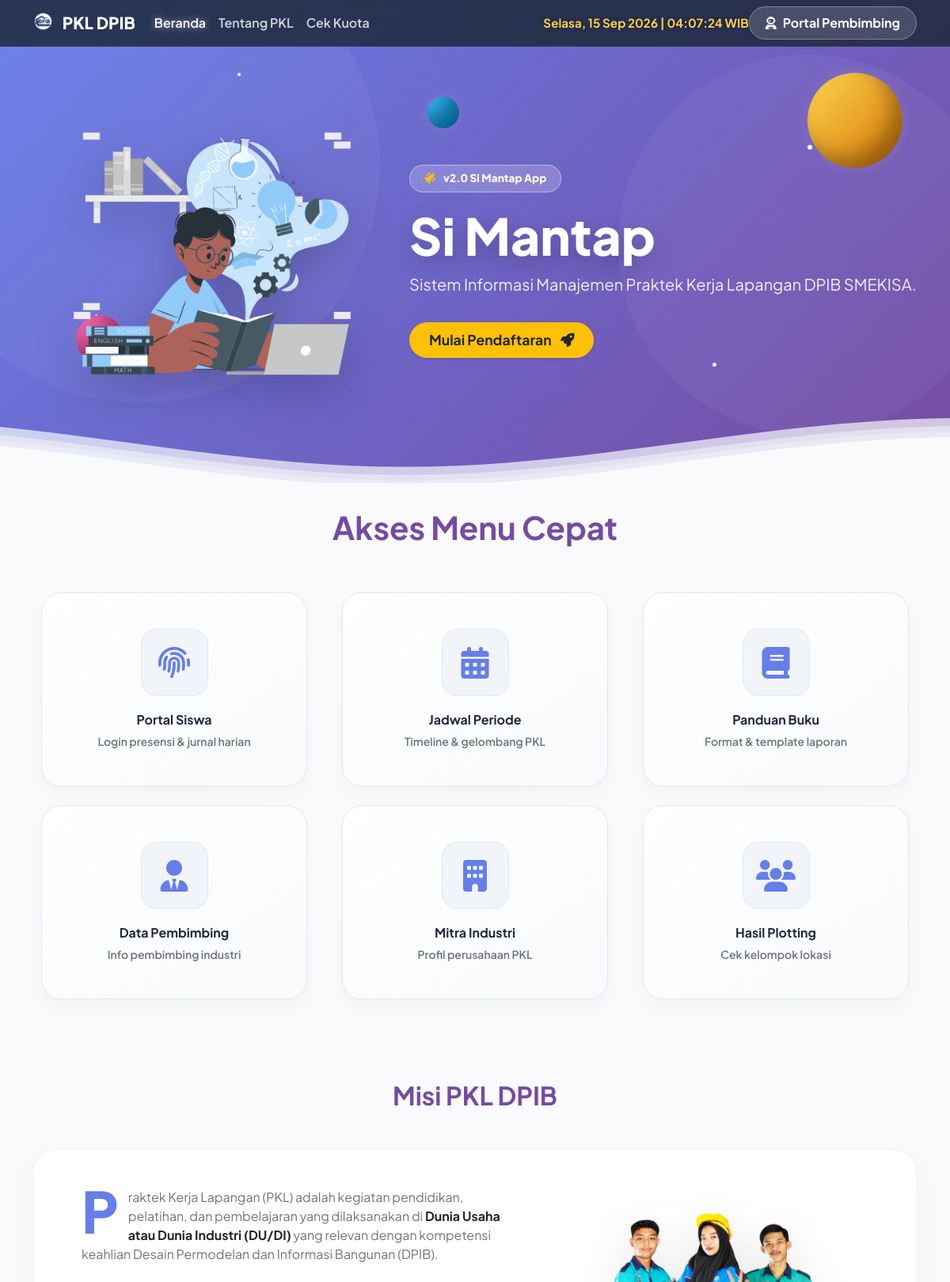
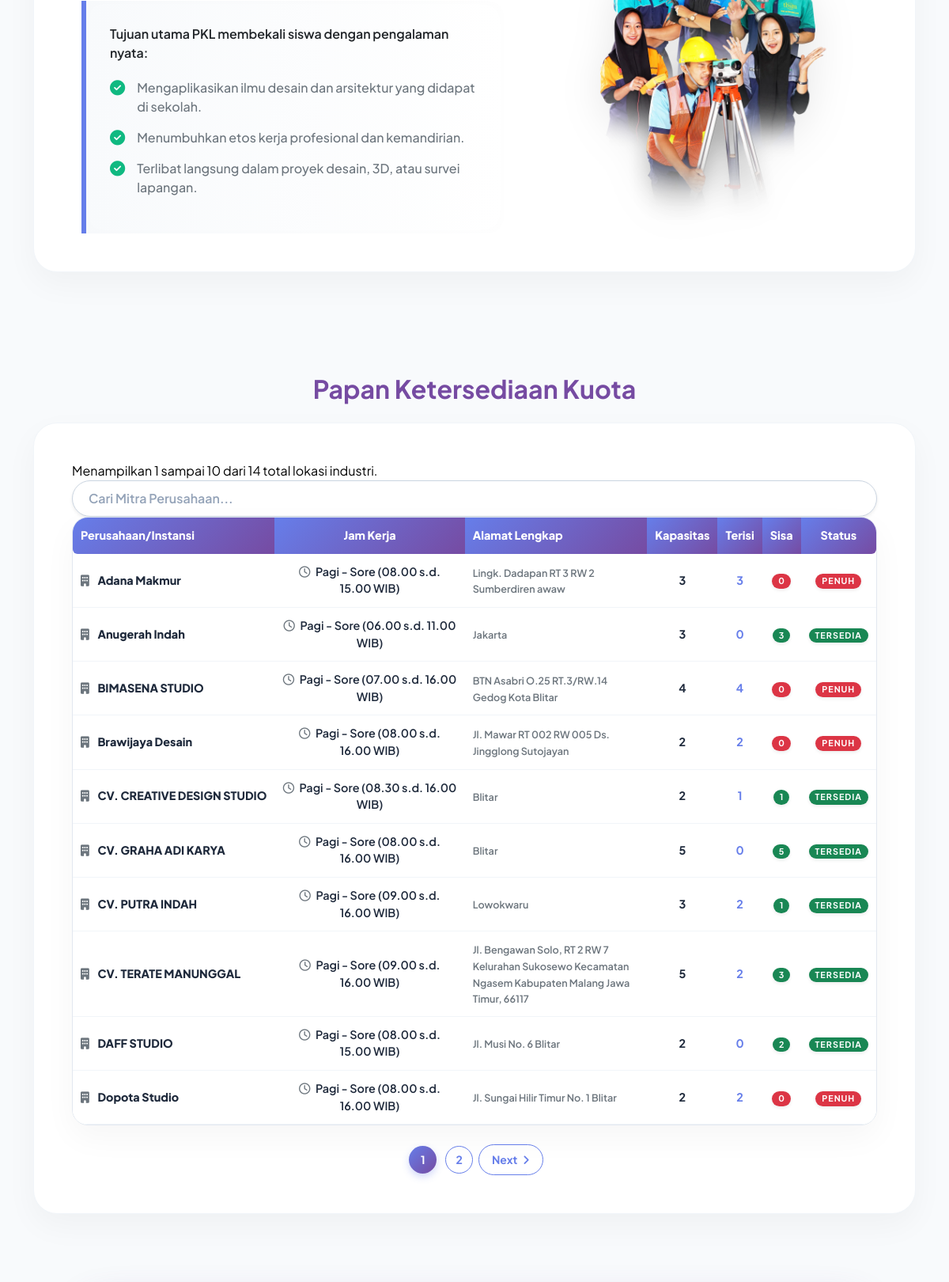
The page / (upper part) on the database its author committed (2 pictures, top to bottom).
### tables this page shows
CREATE TABLE `lokasi_pkl` (
  `lokasi_id` int(11) NOT NULL,
  `alamat` varchar(255) DEFAULT NULL,
  `guru_id` int(11) DEFAULT NULL,
  `nama_lokasi` varchar(100) NOT NULL,
  `jam_kerja` varchar(100) DEFAULT NULL,
  `kuota_max` int(11) NOT NULL DEFAULT 5
);

### index.php (the view, shortened to what this page needs)
<?php
include 'config/db-koneksi.php';
$limit = 10;
$page = isset($_GET['p']) && is_numeric($_GET['p']) ? (int)$_GET['p'] : 1;
$start = ($page - 1) * $limit;
$total_result = $koneksi->query("SELECT COUNT(lokasi_id) FROM lokasi_pkl");
$total_rows = $total_result->fetch_array()[0];
$total_pages = ceil($total_rows / $limit);
$lokasi_data = $koneksi->query("
    SELECT
        l.lokasi_id,
        l.nama_lokasi,
        l.jam_kerja,
        l.alamat,
        l.kuota_max,
        (SELECT COUNT(id) FROM peserta_didik WHERE lokasi_id = l.lokasi_id) AS terisi
    FROM lokasi_pkl l
    ORDER BY l.nama_lokasi
    LIMIT $start, $limit
");
$lokasi_options = [];
if ($lokasi_data) {
    while ($row = $lokasi_data->fetch_assoc()) {
        $lokasi_options[] = $row;
    }
}
?>
<!doctype html>
<html lang="id">
<head>
    <link href="https://cdn.jsdelivr.net/npm/bootstrap@5.2.2/dist/css/bootstrap.min.css" rel="stylesheet">
    <link rel="stylesheet" href="https://cdnjs.cloudflare.com/ajax/libs/font-awesome/6.5.2/css/all.min.css">
</head>
<body>
    <nav class="navbar navbar-expand-lg fixed-top bg-biru navbar-dark" id="hU">
        <div class="container">
            <a class="navbar-brand" href="#">
                <img src="img/logobangunan.png" class="d-inline-block align-text-top me-2" alt="Logo" width="25" height="24">
                PKL DPIB
            </a>
            <div class="collapse navbar-collapse" id="navbarSupportedContent">
                <ul class="navbar-nav me-auto mb-2 mb-lg-0">
                    <li class="nav-item"><a class="nav-link active" href="#top">Beranda</a></li>
                    <li class="nav-item"><a class="nav-link" href="#about">Tentang PKL</a></li>
                    <li class="nav-item"><a class="nav-link" href="#status">Cek Kuota</a></li>
                </ul>
                <span id="realtime-clock" class="d-none d-lg-inline"></span>
                <ul class="navbar-nav mb-2 mb-lg-0">
                    <li class="nav-item"><a class="btn btn-login-admin" href="admin/login.php"><i class="fas fa-user-astronaut me-2"></i>Portal Pembimbing</a></li>
                </ul>
            </div>
        </div>
    </nav>
    <div class="wrapper" id="top">
        <div class="space-elements">
            <div class="star" style="top: 15%; left: 25%; width: 4px; height: 4px; animation-delay: 0s;"></div>
            <div class="star" style="top: 30%; left: 85%; width: 6px; height: 6px; animation-delay: 1s;"></div>
            <div class="star" style="top: 75%; left: 75%; width: 5px; height: 5px; animation-delay: 1.5s;"></div>
            <div class="planet planet-1"></div>
            <div class="planet planet-3"></div>
        </div>
        <div class="container">
            <div class="row align-items-center">
                <div class="col-md-5 d-none d-md-block text-center">
                    <img src="img/bekerja.png" class="img-fluid" alt="Ilustrasi Bekerja" style="animation: floatObj 5s ease-in-out infinite; max-height: 400px; filter: drop-shadow(0 20px 30px rgba(0,0,0,0.2));">
                </div>
                <div class="col-md-7 text-white">
                    <div class="d-inline-block mb-3" style="background: rgba(255,255,255,0.2); backdrop-filter: blur(10px); padding: 6px 18px; border-radius: 50px; font-size: 0.85rem; font-weight: 800; border: 1px solid rgba(255,255,255,0.4); color: white;">
                        <i class="fas fa-satellite me-2 text-warning"></i> v2.0 Si Mantap App
                    </div>
                    <h2 class="hero-title">Si Mantap</h2>
                    <h3 class="fw-normal mb-4" style="line-height: 1.6; font-size: 1.25rem; color: rgba(255,255,255,0.9);">Sistem Informasi Manajemen Praktek Kerja Lapangan DPIB SMEKISA.</h3>
                    <a href="https://pkl.dpibsmekisa.my.id/daftar.php" class="btn btn-lg btn-warning fw-bold mt-2 px-4 py-2 rounded-pill text-dark shadow-sm" style="font-size:1.1rem; transition:0.3s;">Mulai Pendaftaran <i class="fas fa-rocket ms-2"></i></a>
                </div>
            </div>
        </div>
    </div>
    <div class="container mb-5 py-3 position-relative z-index-5">
        <div class="text-center feature-icon-section" id="top-feature">
            <div class="display-6 fw-bold mb-5" style="color: var(--accent-dark);">Akses Menu Cepat</div>
            <div class="row">
                <div class="col-md-4 col-6 mb-4">
                    <a href="https://pkl.dpibsmekisa.my.id/siswa" class="feature-card">
                        <div class="icon-wrapper"><i class="fas fa-fingerprint"></i></div>
                        <h3 class="fs-6 fw-bold mb-2">Portal Siswa</h3>
                        <span class="small text-muted fw-semibold">Login presensi & jurnal harian</span>
                    </a>
                </div>
                <div class="col-md-4 col-6 mb-4">
                    <a href="informasi-periode.php" class="feature-card">
                        <div class="icon-wrapper"><i class="fas fa-calendar-alt"></i></div>
                        <h3 class="fs-6 fw-bold mb-2">Jadwal Periode</h3>
                        <span class="small text-muted fw-semibold">Timeline & gelombang PKL</span>
                    </a>
                </div>
                <div class="col-md-4 col-6 mb-4">
                    <a href="panduan-pkl.php" class="feature-card">
                        <div class="icon-wrapper"><i class="fas fa-book"></i></div>
                        <h3 class="fs-6 fw-bold mb-2">Panduan Buku</h3>
                        <span class="small text-muted fw-semibold">Format & template laporan</span>
                    </a>
                </div>
                <div class="col-md-4 col-6 mb-4">
                    <a href="pembimbing-lapangan.php" class="feature-card">
                        <div class="icon-wrapper"><i class="fas fa-user-tie"></i></div>
                        <h3 class="fs-6 fw-bold mb-2">Data Pembimbing</h3>
                        <span class="small text-muted fw-semibold">Info pembimbing industri</span>
                    </a>
                </div>
                <div class="col-md-4 col-6 mb-4">
                    <a href="profil-perusahaan.php" class="feature-card">
                        <div class="icon-wrapper"><i class="fas fa-building"></i></div>
                        <h3 class="fs-6 fw-bold mb-2">Mitra Industri</h3>
                        <span class="small text-muted fw-semibold">Profil perusahaan PKL</span>
                    </a>
                </div>
                <div class="col-md-4 col-6 mb-4">
                    <a href="kelompok.php" class="feature-card">
                        <div class="icon-wrapper"><i class="fas fa-users"></i></div>
                        <h3 class="fs-6 fw-bold mb-2">Hasil Plotting</h3>
                        <span class="small text-muted fw-semibold">Cek kelompok lokasi</span>
                    </a>
                </div>
            </div>
        </div>
        <section id="about" class="about-section mt-5">
            <h2 class="fw-bold text-center mb-5" style="color: var(--accent-dark);">Misi PKL DPIB</h2>
            <div class="row align-items-center content-card" style="margin:0;">
                <div class="col-md-7 pe-lg-5">
                    <p class="first-letter-dropcap text-muted">Praktek Kerja Lapangan (PKL) adalah kegiatan pendidikan, pelatihan, dan pembelajaran yang dilaksanakan di <span class="fw-bold text-dark">Dunia Usaha atau Dunia Industri (DU/DI)</span> yang relevan dengan kompetensi keahlian Desain Permodelan dan Informasi Bangunan (DPIB).</p>
                    <div class="about-box mt-4 text-muted">
                        <p class="mb-0 fw-semibold text-dark">Tujuan utama PKL membekali siswa dengan pengalaman nyata:</p>
                        <ul class="about-list">
                            <li><i class="fas fa-check-circle"></i> Mengaplikasikan ilmu desain dan arsitektur yang didapat di sekolah.</li>
                            <li><i class="fas fa-check-circle"></i> Menumbuhkan etos kerja profesional dan kemandirian.</li>
                            <li><i class="fas fa-check-circle"></i> Terlibat langsung dalam proyek desain, 3D, atau survei lapangan.</li>
                        </ul>
                    </div>
                </div>
                <div class="col-md-5 text-center mt-5 mt-lg-0">
                    <img src="img/about.png" alt="Siswa DPIB Berpose" class="img-fluid" style="max-height: 380px; animation: floatObj 7s ease-in-out infinite alternate-reverse; filter: drop-shadow(0 15px 25px rgba(0,0,0,0.1));"/>
                </div>
            </div>
        </section>
        <section id="status" class="mt-5">
            <h2 class="fw-bold text-center mb-4" style="color: var(--accent-dark);">Papan Ketersediaan Kuota</h2>
            <div class="content-card px-3 px-md-5">
                <div class="table-controls">
                    <div class="table-info">
                        Menampilkan <?php echo min($total_rows, $start + 1); ?> sampai <?php echo min($total_rows, $start + $limit); ?> dari <?php echo $total_rows; ?> total lokasi industri.
                    </div>
                    <div class="search-box">
                        <input type="text" id="searchInput" onkeyup="filterTable()" placeholder="Cari Mitra Perusahaan..." class="form-control shadow-sm" />
                    </div>
                </div>
                <div class="table-wrapper-outer">
                    <div class="table-responsive">
                        <table id="lokasiTable" class="table table-borderless table-hover mb-0">
                            <thead>
                                <tr>
                                    <th class="text-start rounded-start">Perusahaan/Instansi</th>
                                    <th class="text-center">Jam Kerja</th>
                                    <th class="text-start">Alamat Lengkap</th>
                                    <th class="text-center">Kapasitas</th>
                                    <th class="text-center">Terisi</th>
                                    <th class="text-center">Sisa</th>
                                    <th class="text-center rounded-end">Status</th>
                                </tr>
                            </thead>
                            <tbody>
                                <?php
                                foreach ($lokasi_options as $row) {
                                    $sisa = $row['kuota_max'] - $row['terisi'];
                                    $status_class = ($sisa <= 0) ? 'bg-danger' : 'bg-success';
                                    $status_text = ($sisa <= 0) ? 'PENUH' : 'TERSEDIA';
                                ?>
                                <tr>
                                    <td class="text-start td-lokasi"><i class="fas fa-building me-2 text-muted"></i> <?php echo htmlspecialchars($row['nama_lokasi']); ?></td>
                                    <td class="text-center fw-semibold"><i class="far fa-clock me-1 text-muted"></i> <?php echo htmlspecialchars($row['jam_kerja']); ?></td>
                                    <td class="text-start td-alamat"><small class="text-muted fw-semibold"><?php echo htmlspecialchars($row['alamat']); ?></small></td>
                                    <td class="text-center fw-bold text-muted"><?php echo $row['kuota_max']; ?></td>
                                    <td class="text-center fw-bold" style="color: var(--accent-purple) !important;"><?php echo $row['terisi']; ?></td>
                                    <td class="text-center"><span class="badge <?php echo ($sisa <= 0) ? 'bg-danger' : 'bg-success'; ?> fw-bold px-2 py-1 rounded-pill shadow-sm"><?php echo $sisa; ?></span></td>
                                    <td class="text-center"><span class="badge <?php echo $status_class; ?> px-2 py-1 rounded-pill shadow-sm" style="letter-spacing:1px;"><?php echo $status_text; ?></span></td>
                                </tr>
                                <?php } ?>
                            </tbody>
                        </table>
                    </div>
                </div>
                <div class="pagination-nav mt-4 text-center">
                    <?php if ($total_pages > 1) { ?>
                        <?php
                        $nav_start = max(1, $page - 2);
                        $nav_end = min($total_pages, $page + 2);
                        if ($nav_end - $nav_start < 4) {
                            if ($nav_start > 1) $nav_start = max(1, $nav_end - 4);
                            else $nav_end = min($total_pages, 5);
                        }
                        ?>
                        <?php for ($i = $nav_start; $i <= $nav_end; $i++) { ?>
                            <a href="?p=<?php echo $i; ?>#status" class="btn btn-sm <?php echo ($i == $page) ? 'btn-primary active' : 'btn-outline-primary'; ?> fw-bold mx-1 rounded-circle" style="width:35px; height:35px; display:inline-flex; align-items:center; justify-content:center;"><?php echo $i; ?></a>
                        <?php } ?>
                        <?php if ($page < $total_pages) { ?>
                            <a href="?p=<?php echo $page + 1; ?>#status" class="prev-next btn btn-sm btn-outline-primary fw-bold px-3 py-2 rounded-pill">Next <i class="fas fa-angle-right ms-1"></i></a>
                        <?php } ?>
                    <?php } ?>
                </div>
            </div>
        </section>
    </div>
</body>
</html>

### rows shown on the page
lokasi_pkl: nama_lokasi "Adana Makmur", jam_kerja "Pagi - Sore (08.00 s.d. 15.00 WIB)", alamat "Lingk. Dadapan RT 3 RW 2 Sumberdiren awaw", kuota_max "3", terisi "3", sisa "0", status_text "PENUH"
lokasi_pkl: nama_lokasi "Anugerah Indah", jam_kerja "Pagi - Sore (06.00 s.d. 11.00 WIB)", alamat "Jakarta", kuota_max "3", terisi "0", status_text "TERSEDIA"
lokasi_pkl: nama_lokasi "BIMASENA STUDIO", jam_kerja "Pagi - Sore (07.00 s.d. 16.00 WIB)", alamat "BTN Asabri O.25 RT.3/RW.14 Gedog Kota Blitar", kuota_max "4", terisi "4", sisa "0", status_text "PENUH"
lokasi_pkl: nama_lokasi "Brawijaya Desain", jam_kerja "Pagi - Sore (08.00 s.d. 16.00 WIB)", alamat "Jl. Mawar RT 002 RW 005 Ds. Jingglong Sutojayan", kuota_max "2", terisi "2", sisa "0", status_text "PENUH"
lokasi_pkl: nama_lokasi "CV. CREATIVE DESIGN STUDIO", jam_kerja "Pagi - Sore (08.30 s.d. 16.00 WIB)", alamat "Blitar", kuota_max "2", terisi "1", sisa "1", status_text "TERSEDIA"
lokasi_pkl: nama_lokasi "CV. GRAHA ADI KARYA", jam_kerja "Pagi - Sore (08.00 s.d. 16.00 WIB)", alamat "Blitar", kuota_max "5", terisi "0", status_text "TERSEDIA"
lokasi_pkl: nama_lokasi "CV. PUTRA INDAH", jam_kerja "Pagi - Sore (09.00 s.d. 16.00 WIB)", alamat "Lowokwaru", kuota_max "3", terisi "2", sisa "1", status_text "TERSEDIA"
lokasi_pkl: nama_lokasi "CV. TERATE MANUNGGAL", jam_kerja "Pagi - Sore (09.00 s.d. 16.00 WIB)", alamat "Jl. Bengawan Solo, RT 2 RW 7 Kelurahan Sukosewo Kecamatan Ngasem Kabupaten Malang Jawa Timur, 66117", kuota_max "5", terisi "2", sisa "3", status_text "TERSEDIA"
lokasi_pkl: nama_lokasi "DAFF STUDIO", jam_kerja "Pagi - Sore (08.00 s.d. 15.00 WIB)", alamat "Jl. Musi No. 6 Blitar", kuota_max "2", terisi "0", status_text "TERSEDIA"
lokasi_pkl: nama_lokasi "Dopota Studio", jam_kerja "Pagi - Sore (08.00 s.d. 16.00 WIB)", alamat "Jl. Sungai Hilir Timur No. 1 Blitar", kuota_max "2", terisi "2", sisa "0", status_text "PENUH"

### other values the page prints
min($total_rows, $start + 1) "1"
min($total_rows, $start + $limit) "10"
$total_rows "14"
